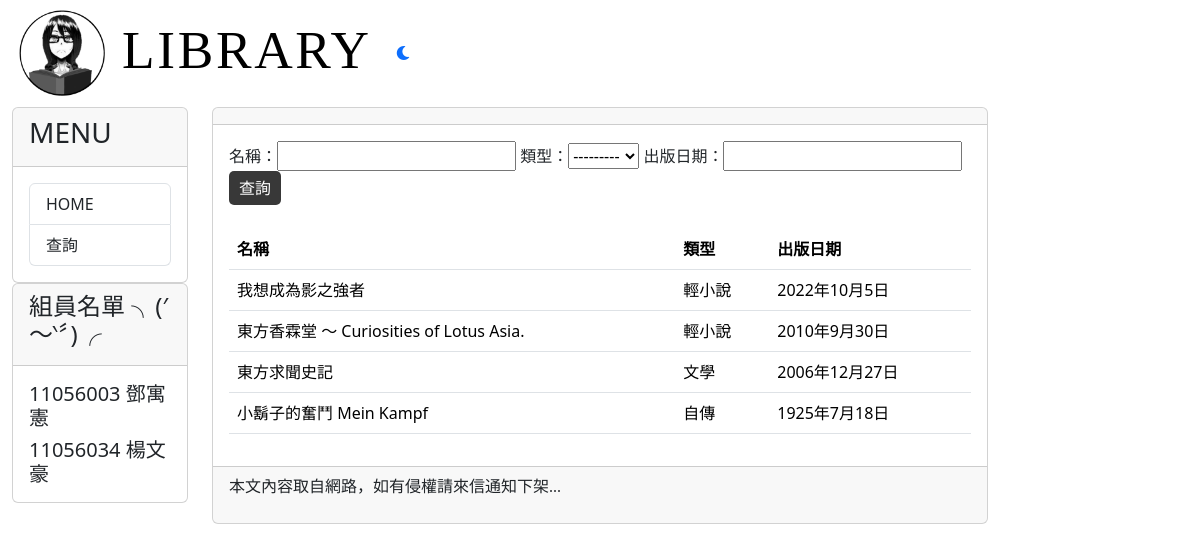
/filter/, run on an earlier commit of the app's database.
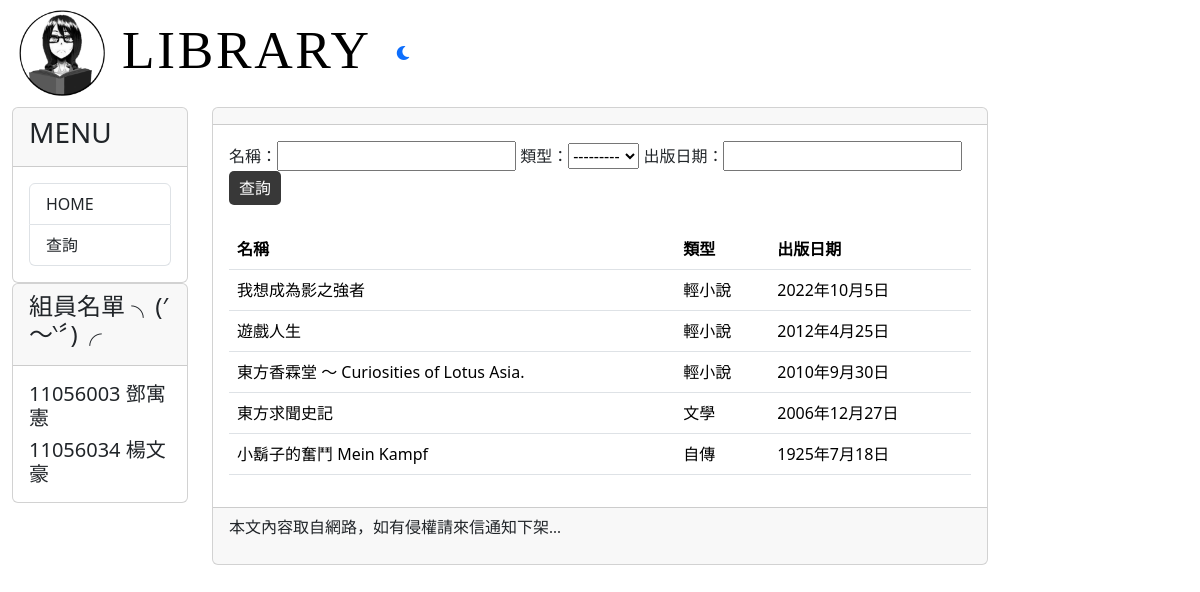
And on a later commit of the database.
### mysite/models.py (models this page shows, shortened)
class Post(models.Model): #簡介用
    GENRE_CHOICES = (
        ('Literature', '文學'),
        ('Light Novel', '輕小說'),
        ('History', '歷史'),
        ('Biography', '自傳'),
        ('Philosophy', '哲學'),
    )
    title = models.CharField(max_length = 200)
    genre = models.CharField(max_length=20, choices=GENRE_CHOICES, default = '類型?')
    author = models.CharField(max_length = 200, default = 'who?')
    slug = models.CharField(max_length = 200)
    chapter = models.CharField(max_length = 200, default='有幾本?')
    body = models.TextField(max_length = 100000)
    pub_date = models.CharField(max_length = 200)
    image_url = models.URLField(blank=True, null=True)
    class Meta:
        ordering = ('-pub_date', )

### mysite/views.py (the view)
# urls.py: path('filter/', mv.filter, name="filter"),
def filter(request):
    book = Post.objects.all()
    bookFilter = BookFilter(queryset=book)
    if request.method == "POST":
        bookFilter = BookFilter(request.POST, queryset=book)
    context = {
        'bookFilter': bookFilter
    }
    return render(request, 'filter.html', context)

### mysite/cxt_processor.py (called while the page is built)
def theme(request):
    if 'is_dark_theme' in request.session:
        is_dark_theme = request.session.get('is_dark_theme')
        return{'is_dark_theme': is_dark_theme}
    return {'is_dark_theme':False}

### templates/filter.html (shortened to what this page needs)
{% extends 'base2.html' %}
{% block content %}
<form method='POST'>
    名稱：{{ bookFilter.form.title }}
    類型：{{ bookFilter.form.genre }}
    出版日期：{{ bookFilter.form.pub_date }}
    <input type="submit" class="btn btn-primary" value="查詢" />
</form>
<br />
<table class="table">
    <thead>
        <th>名稱</th>
        <th>類型</th>
        <th>出版日期</th>
    </thead>
    <tbody>
        {% for book in bookFilter.qs %}
        <tr>
            <td>{{ book.title }}</td>
            <td>{{ book.get_genre_display }}</td>
            <td>{{ book.pub_date }}</td>
        </tr>
        {% endfor %}
    </tbody>
</table>
{% endblock  %}

### templates/base2.html (shortened to what this page needs)
{% load static %}
{% load static tailwind_tags %}
<!DOCTYPE html>
<html class="{% if is_dark_theme %}dark{% endif %}">
    <head>
        {% tailwind_css %}
        <link rel="stylesheet" href="https://cdnjs.cloudflare.com/ajax/libs/font-awesome/6.0.0-beta3/css/all.min.css">
        <link href="https://cdn.jsdelivr.net/npm/bootstrap@5.3.2/dist/css/bootstrap.min.css" rel="stylesheet">
    </head>
    <body class="bg-gray-50 dark:bg-slate-800 text-black dark:text-gray-50">
        <div class="container-fluid">
            {% include 'header.html' %}
            <div class="row">
                <div class="col-sm-3 col-md-2 ">
                    <div class="card">
                        <div class="card-header">
                            <h3>MENU</h3>
                        </div>
                        <div class="card-body">
                            <div class="list-group">
                                <a href="/" class="list-group-item">HOME</a>
                                <a href="/filter" class="list-group-item">查詢</a>
                            </div>
                        </div>
                    </div>
                    <div class="card">
                        <div class="card-header">
                            <h4>組員名單 ╮(′～‵〞)╭</h4>
                        </div>
                        <div class="card-body">
                            <div class="list-group">
                                <h5 class="card-text">11056003 鄧寓憲</h5>
                                <h5 class="card-text">11056034 楊文豪</h5>
                            </div>
                        </div>
                    </div>
                </div>
                <div class="col-sm-8 col-md-8">
                    <div class="card">
                        <div class="card-header">
                        </div>
                        <div class="card-body">
                            {% block content %}
                             {% endblock %}
                        </div>
                        <div class="card-footer">
                            {% include 'footer.html' %}
                        </div>
                    </div>
                </div>
            </div>
        </div>
    </body>
</html>

### templates/header.html
{% load static %}
<div class='well'>
    <div style="display: flex; align-items: center;">
        <a href="/">
        <img src="{% static "images/library-darkMode.png" %}" height="100">
        </a>
        <p style='font-family:微軟正黑體;font-size:40pt;letter-spacing:2pt; margin-left: 10px; margin-top: 11px;'>
            LIBRARY
        </p>
        {% include 'navbar.html' %}
    </div>
</div>

### templates/navbar.html
<nav class="bg-slate-100 dark:bg-slate-900 text-gray-900 dark:text-gray-50 px=4">
    <div>
        <a href = "{% url 'change-theme' %}" class= "bg-gray-100 px-4 py-2 rounded-xl hover:bg-gray-300 duration-300 dark:bg-slate-600">
        {% if is_dark_theme %}
            <i class="fa-solid fa-sun"></i>
        {% else %}
            <i class="fa-solid fa-moon"></i>
        {% endif %}
        </a>
    </div>
</nav>

### templates/footer.html
{% block footer %}
    {% if now %}
    <p style='font-family:微軟正黑體;'>現在時刻：{{ now }}</p>
    {% else %}
    <p style='font-family:微軟正黑體;'>本文內容取自網路，如有侵權請來信通知下架...</p>
    {% endif %}
{% endblock %}

What changed in the data, as far as the page shows it:
added Post: title "遊戲人生", genre "輕小說", pub_date "2012年4月25日"
